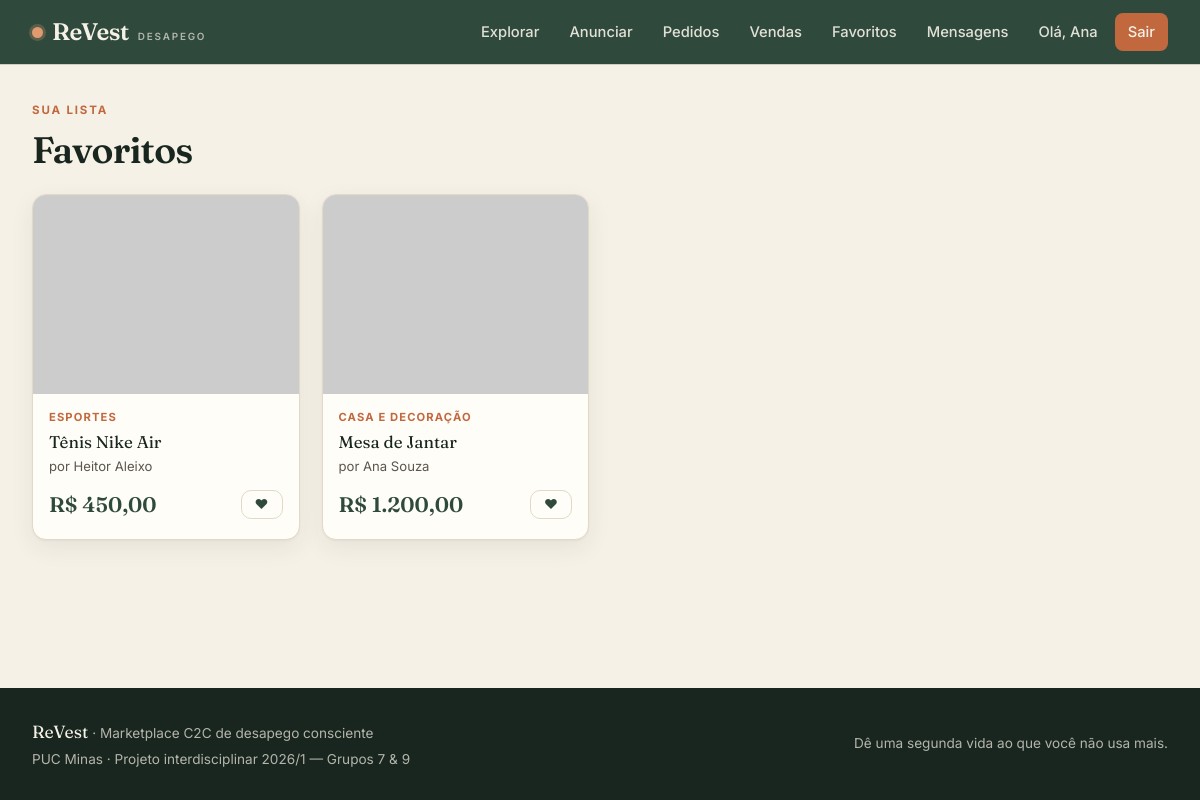
/favoritos.php (signed in), run on the app's committed database.
### tables this page shows
CREATE TABLE `produto` (
  `id_produto` int(11) NOT NULL AUTO_INCREMENT,
  `titulo` varchar(120) NOT NULL,
  `descricao` text NOT NULL,
  `preco` decimal(10,2) NOT NULL,
  `condicao` enum('NOVO','SEMINOVO','USADO') NOT NULL DEFAULT 'USADO',
  `status` enum('DISPONIVEL','RESERVADO','VENDIDO','REMOVIDO') NOT NULL DEFAULT 'DISPONIVEL',
  `dt_publicacao` datetime NOT NULL DEFAULT current_timestamp(),
  `id_vendedor` int(11) NOT NULL,
  `id_categoria` int(11) NOT NULL,
  PRIMARY KEY (`id_produto`),
  KEY `fk_produto_vendedor` (`id_vendedor`),
  KEY `fk_produto_categoria` (`id_categoria`),
  CONSTRAINT `fk_produto_categoria` FOREIGN KEY (`id_categoria`) REFERENCES `categoria` (`id_categoria`) ON UPDATE CASCADE,
  CONSTRAINT `fk_produto_vendedor` FOREIGN KEY (`id_vendedor`) REFERENCES `usuario` (`id_usuario`) ON UPDATE CASCADE,
  CONSTRAINT `ck_produto_preco` CHECK (`preco` > 0)
);

CREATE TABLE `categoria` (
  `id_categoria` int(11) NOT NULL AUTO_INCREMENT,
  `nome` varchar(80) NOT NULL,
  `ativa` tinyint(4) NOT NULL DEFAULT 1,
  PRIMARY KEY (`id_categoria`),
  UNIQUE KEY `uk_categoria_nome` (`nome`)
);

CREATE TABLE `usuario` (
  `id_usuario` int(11) NOT NULL AUTO_INCREMENT,
  `nome` varchar(120) NOT NULL,
  `cpf` char(11) NOT NULL,
  `email` varchar(150) NOT NULL,
  `senha_hash` varchar(255) NOT NULL,
  `telefone` varchar(20) DEFAULT NULL,
  `is_admin` tinyint(4) NOT NULL DEFAULT 0,
  `dt_cadastro` datetime NOT NULL DEFAULT current_timestamp(),
  `ativo` tinyint(4) NOT NULL DEFAULT 1,
  PRIMARY KEY (`id_usuario`),
  UNIQUE KEY `uk_usuario_cpf` (`cpf`),
  UNIQUE KEY `uk_usuario_email` (`email`)
);

### includes/functions.php (called while the page is built, shortened)
<?php
function e(?string $s): string {
    return htmlspecialchars($s ?? '', ENT_QUOTES, 'UTF-8');
}
function is_logged(): bool       { return isset($_SESSION['id_usuario']); }
function uname(): string         { return $_SESSION['nome'] ?? ''; }
function money(float $v): string {
    return 'R$ ' . number_format($v, 2, ',', '.');
}
function produto_img(PDO $pdo, int $idProduto): string {
    $st = $pdo->prepare("SELECT url FROM imagem_produto WHERE id_produto = ? ORDER BY ordem LIMIT 1");
    $st->execute([$idProduto]);
    $url = $st->fetchColumn();
    return $url ?: 'https://placehold.co/600x450/efe7d6/2f4a3c?text=ReVest';
}

### public/favoritos.php (the view, shortened to what this page needs)
<?php
require_once __DIR__ . '/../config/db.php';
require_once __DIR__ . '/../includes/functions.php';
$st = $pdo->prepare("SELECT p.id_produto, p.titulo, p.preco, p.condicao, p.status,
                            c.nome AS categoria, u.nome AS vendedor
                       FROM favorito f
                       JOIN produto p   ON p.id_produto=f.id_produto
                       JOIN categoria c ON c.id_categoria=p.id_categoria
                       JOIN usuario u   ON u.id_usuario=p.id_vendedor
                      WHERE f.id_usuario=? ORDER BY f.dt_marcado DESC");
$st->execute([uid()]);
$favs = $st->fetchAll();
require_once __DIR__.'/../includes/header.php';
?>
<p class="eyebrow">Sua lista</p>
<h1 class="mb-24">Favoritos</h1>
<?php if (!$favs): ?>
  <div class="empty card"><div class="ico">♡</div><h3>Nada salvo ainda</h3>
    <p class="muted">Toque no coração de um produto para guardá-lo aqui.</p>
    <a class="btn btn-primary mt-16" href="index.php">Explorar produtos</a></div>
<?php else: ?>
  <div class="grid grid-products">
    <?php foreach ($favs as $p): $img=produto_img($pdo,(int)$p['id_produto']); ?>
      <div class="product <?= $p['status']!=='DISPONIVEL'?'sold':'' ?>">
        <a href="produto_ver.php?id=<?= $p['id_produto'] ?>" class="thumb" style="display:block">
          <img src="<?= e($img) ?>" alt="<?= e($p['titulo']) ?>" loading="lazy" onerror="this.src='https://placehold.co/600x450/efe7d6/2f4a3c?text=ReVest'">
        </a>
        <div class="body">
          <span class="cat"><?= e($p['categoria']) ?></span>
          <a href="produto_ver.php?id=<?= $p['id_produto'] ?>"><span class="title"><?= e($p['titulo']) ?></span></a>
          <span class="seller">por <?= e($p['vendedor']) ?></span>
          <div class="flex between center mt-8">
            <span class="price" style="margin:0"><?= money((float)$p['preco']) ?></span>
            <form method="post"><?= csrf_field() ?><input type="hidden" name="acao" value="unfav"><input type="hidden" name="id_produto" value="<?= $p['id_produto'] ?>">
              <button class="btn btn-ghost btn-sm" type="submit" title="Remover">♥</button></form>
          </div>
        </div>
      </div>
    <?php endforeach; ?>
  </div>
<?php endif; ?>
<?php require_once __DIR__.'/../includes/footer.php'; ?>

### includes/header.php (shortened to what this page needs)
<?php
require_once __DIR__ . '/functions.php';
?>
<!DOCTYPE html>
<html lang="pt-BR">
<head>
  <link rel="stylesheet" href="assets/style.css">
</head>
<body>
<nav class="nav">
  <div class="wrap">
    <a class="brand" href="index.php"><span class="tag-dot"></span>ReVest <small>desapego</small></a>
    <div class="nav-links" id="navlinks">
      <a href="index.php">Explorar</a>
      <?php if (is_logged()): ?>
        <a href="produto_novo.php">Anunciar</a>
        <a href="meus_pedidos.php">Pedidos</a>
        <a href="minhas_vendas.php">Vendas</a>
        <a href="favoritos.php">Favoritos</a>
        <a href="conversas.php">Mensagens</a>
        <span class="greet">Olá, <?= e(explode(' ', uname())[0]) ?></span>
        <a class="btn-nav" href="logout.php">Sair</a>
      <?php else: ?>
        <a href="login.php">Entrar</a>
        <a class="btn-nav" href="cadastro.php">Criar conta</a>
      <?php endif; ?>
    </div>
  </div>
</nav>
<main>
  <div class="wrap">

### includes/footer.php
  </div>
</main>
<footer>
  <div class="wrap">
    <div>
      <span class="brand-f">ReVest</span> · Marketplace C2C de desapego consciente
      <div style="margin-top:4px">PUC Minas · Projeto interdisciplinar 2026/1 — Grupos 7 &amp; 9</div>
    </div>
    <div>Dê uma segunda vida ao que você não usa mais.</div>
  </div>
</footer>
</body>
</html>

### data on the page
produto: id_categoria.nome "ESPORTES", titulo "Tênis Nike Air", id_vendedor.nome "Heitor Aleixo", preco "R$ 450,00"
produto: id_categoria.nome "CASA E DECORAÇÃO", titulo "Mesa de Jantar", id_vendedor.nome "Ana Souza", preco "R$ 1.200,00"

### other printed values
explode(' ', uname())[0] "Ana"
